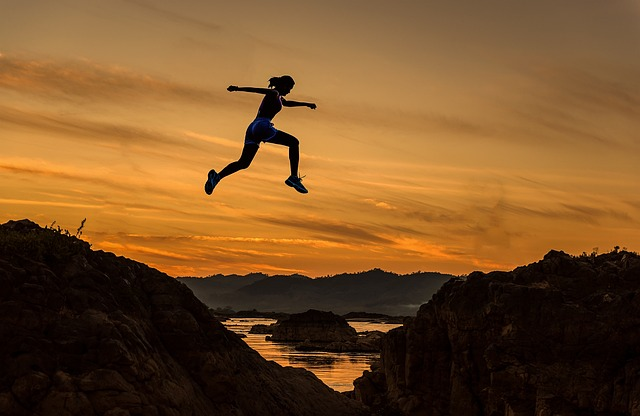
#> input picture input_images/image-1.jpg, 640 x 416 px
$ python -i helper.py   (imports and definitions only)
#> lines starting #> are read from the running program, lines starting #| are printed output that depends on the picture
from PIL import Image
import numpy as np
from config import BLOCK_SIZE


def open_grayscale_image(input_image_path):
    img = Image.open(input_image_path)
    img_np = np.array(img)

    return img_np, img_np.shape


def convert_and_stack_ycbcr(input_image_path):
#> called with input_image_path = '../input_images/image-1.jpg'
    img = Image.open(input_image_path).convert('RGB')
#> img is the input picture: PIL image 640x416 RGB; mean R, G, B 121.5, 81.2, 39.5
    ycbcr_img = img.convert('YCbCr')
#> ycbcr_img: PIL image 640x416 YCbCr; mean of channels 0, 1, 2 88, 100, 151.1

    y, cb, cr = ycbcr_img.split()
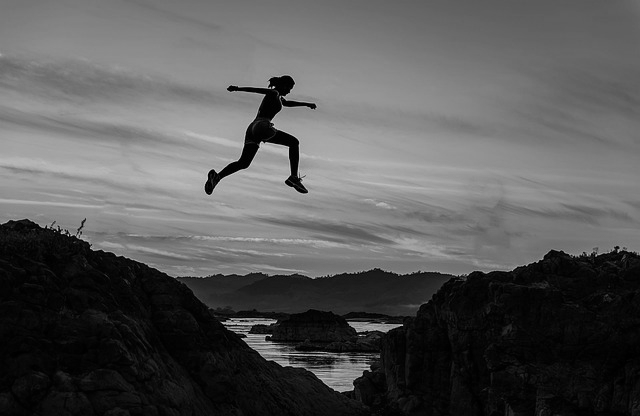
#> y: PIL image 640x416 L; min 0, max 222, mean 88
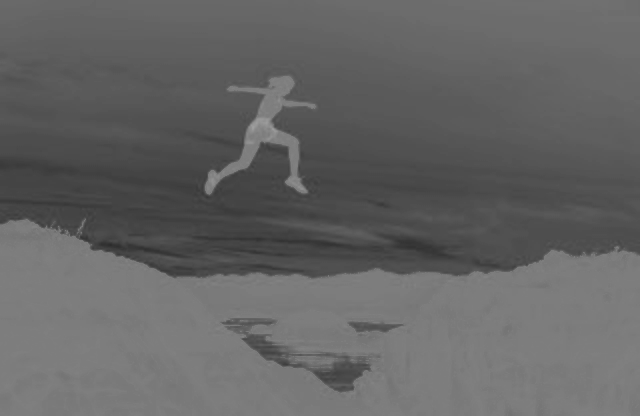
#> cb: PIL image 640x416 L; min 44, max 159, mean 100
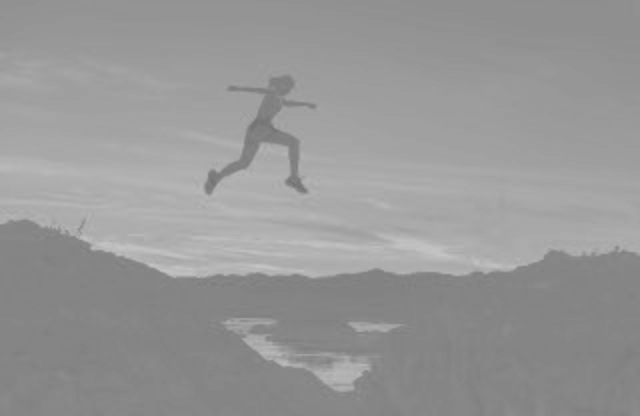
#> cr: PIL image 640x416 L; min 115, max 197, mean 151.1

    y_np = np.array(y)
    cb_np = np.array(cb)
    cr_np = np.array(cr)

    stacked_img_np = np.hstack([y_np, cb_np, cr_np])
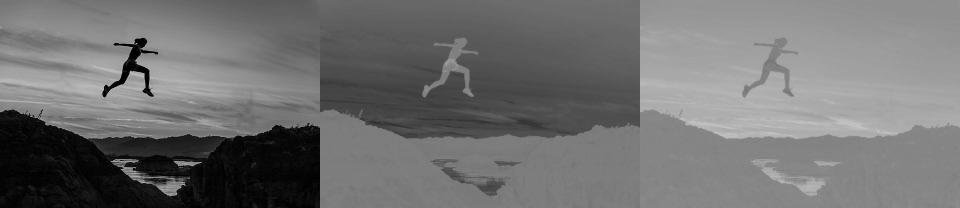
#> stacked_img_np: shape (416, 1920) (shown at 1/2 size); min 0, max 222, mean 113

    return stacked_img_np, stacked_img_np.shape


def restore_rgb_from_ycbcr(stacked_img_np):
    h, w3 = stacked_img_np.shape
    w = w3 // 3

    y_np = stacked_img_np[:, 0:w]
    cb_np = stacked_img_np[:, w:2*w]
    cr_np = stacked_img_np[:, 2*w:3*w]

    ycbcr_img_np = np.stack([y_np, cb_np, cr_np], axis=-1).astype(np.uint8)
    ycbcr_img = Image.fromarray(ycbcr_img_np, mode='YCbCr')
    rgb_img = ycbcr_img.convert('RGB')

    return rgb_img


def pad_image_to_block_size(img_np):
    h, w = img_np.shape
    pad_h = (BLOCK_SIZE - h % BLOCK_SIZE) % BLOCK_SIZE
    pad_w = (BLOCK_SIZE - w % BLOCK_SIZE) % BLOCK_SIZE

    padded_img_np = np.pad(img_np, ((0, pad_h), (0, pad_w)), mode='edge')

    return padded_img_np


def divide_image_into_blocks(img_np):
    h, w = img_np.shape
    blocks = (img_np.reshape(h // BLOCK_SIZE, BLOCK_SIZE, w // BLOCK_SIZE, BLOCK_SIZE)
              .swapaxes(1, 2)
              .reshape(-1, BLOCK_SIZE, BLOCK_SIZE))

    return blocks

>>> result = convert_and_stack_ycbcr('../input_images/image-1.jpg')

$ run again, on input_images/image-11.jpg
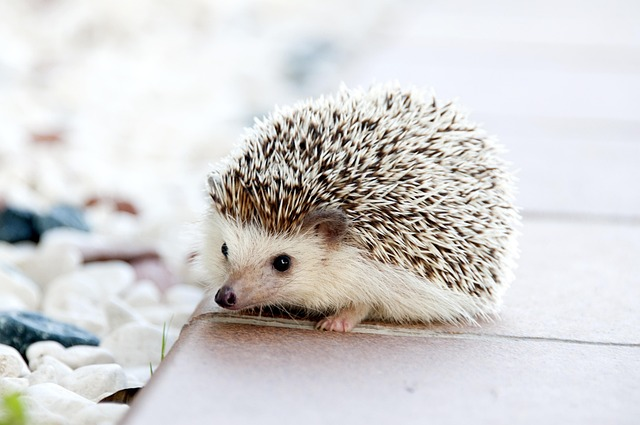
#> input picture input_images/image-11.jpg, 640 x 425 px
#> in convert_and_stack_ycbcr, img is the input picture: PIL image 640x425 RGB; mean R, G, B 212.1, 210.7, 210.6
#> ycbcr_img: PIL image 640x425 YCbCr; mean of channels 0, 1, 2 210.7, 127.4, 128.3
#> in convert_and_stack_ycbcr, `y, cb, cr = ycbcr_img.split()`:
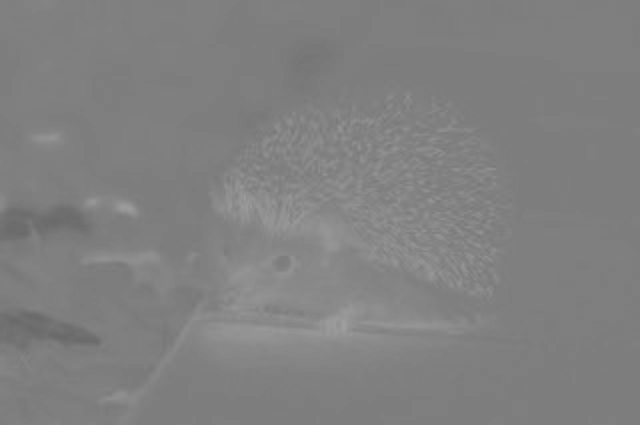
#> cr: PIL image 640x425 L; min 104, max 160, mean 128.3
#> in convert_and_stack_ycbcr, `stacked_img_np = np.hstack([y_np, cb_np, cr_np])`:
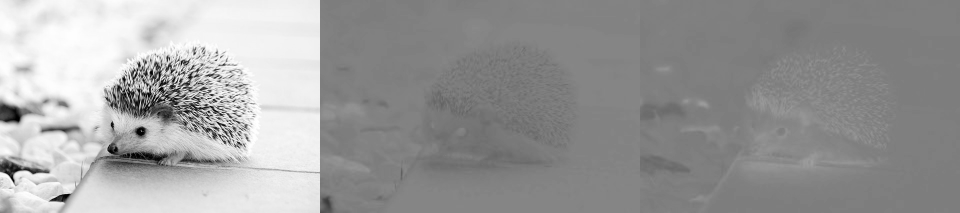
#> stacked_img_np: shape (425, 1920) (shown at 1/2 size); min 0, max 255, mean 155.5

$ run again, on input_images/image-12.jpg
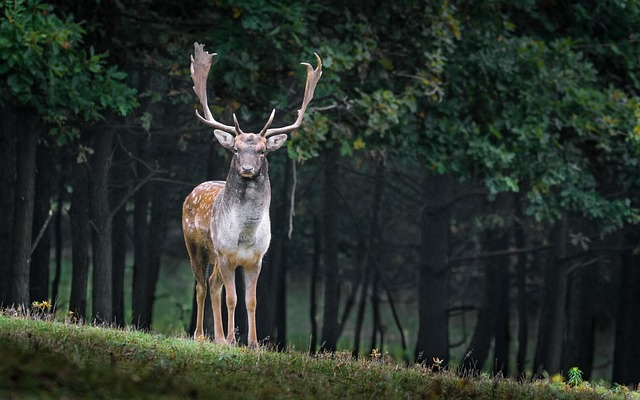
#> input picture input_images/image-12.jpg, 640 x 400 px
#> in convert_and_stack_ycbcr, img is the input picture: PIL image 640x400 RGB; mean R, G, B 41.6, 49.9, 43
#> ycbcr_img: PIL image 640x400 YCbCr; mean of channels 0, 1, 2 46, 125.6, 124
#> in convert_and_stack_ycbcr, `y, cb, cr = ycbcr_img.split()`:
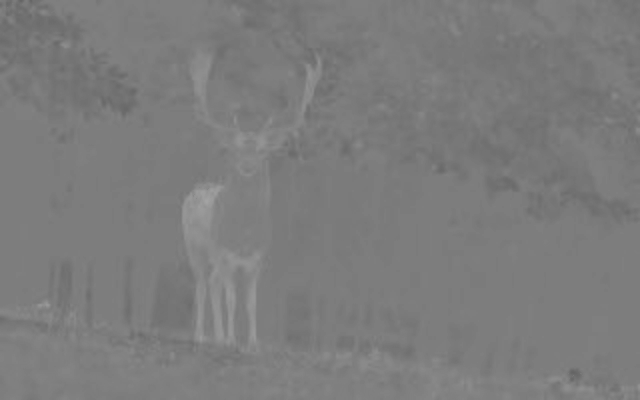
#> cr: PIL image 640x400 L; min 100, max 163, mean 124
#> in convert_and_stack_ycbcr, `stacked_img_np = np.hstack([y_np, cb_np, cr_np])`:
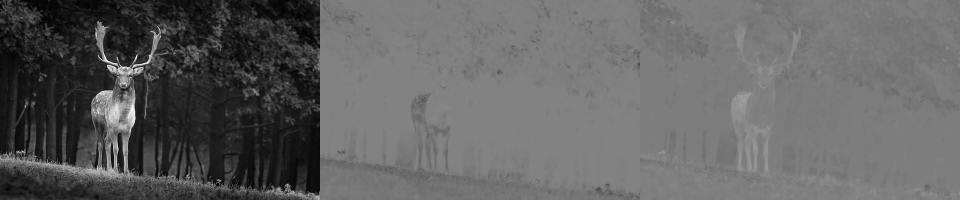
#> stacked_img_np: shape (400, 1920) (shown at 1/2 size); min 0, max 255, mean 98.5
